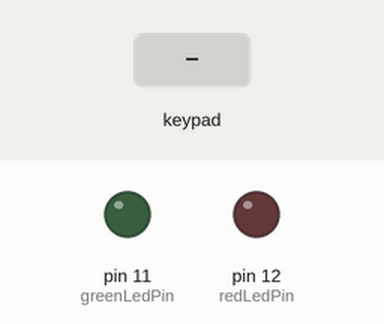
This sketch was run on a simulated Arduino Uno, built with avr-gcc and run on an emulated ATmega328P. On the bench: 12×6 character LCD, output pins drawn as LEDs (lit = HIGH). The inputs (shaded band) are chosen by the test bench.

Above: at 1.2 s.
1.3 s: key '#' pressed
At 3.1 s:
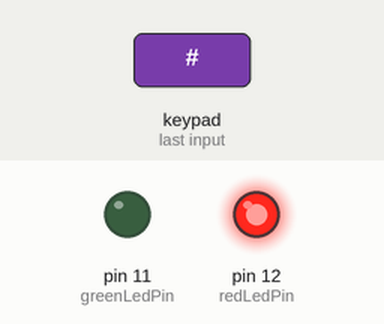
4.3 s: keypad keys 1 2 3 4 # pressed 0.4 s apart
At 9.0 s:
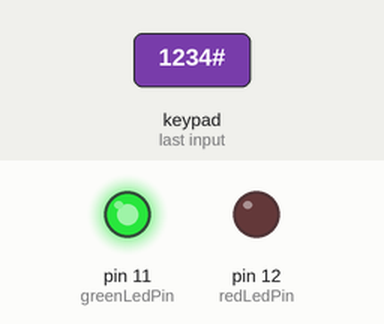
9.3 s: key 'A' pressed
At 12.0 s:
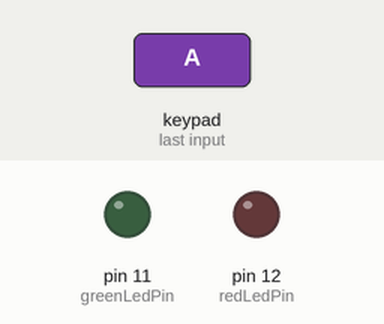
12.3 s: key 'B' pressed
13.8 s: key 'C' pressed
15.3 s: key '*' pressed
Timing chart, 0 to 17.8 s (numbered marks = the images above; inputs shaded):
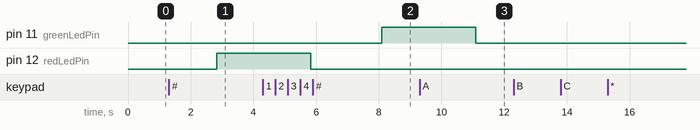

Measured:
- after the input at 1.3 s, pin 12 (redLedPin): LOW → HIGH after 1.5 s
- after the input at 4.3 s, pin 11 (greenLedPin): LOW → HIGH after 3.8 s

The sketch:

code1.2.ino
```cpp
#include <Wire.h>
#include "LCD.h"
#include "MyKeypad.h"

#define MAX_CODE_LENGTH 4

const char* desiredCode = "1234";
const int greenLedPin = 11;
const int redLedPin = 12;

char enteredCode[MAX_CODE_LENGTH + 1];
int codeIndex = 0;
bool checkCode = false;

void displayInitialMessage() {
  lcd.setCursor(0, 0);
  lcd.print("Enter code:");
  lcd.setCursor(0, 1);
  lcd.print("Push # to submit");
  lcd.setCursor(12, 0);
}

void setup() {
  lcd.init();
  lcd.backlight();
  displayInitialMessage();

  pinMode(greenLedPin, OUTPUT);
  pinMode(redLedPin, OUTPUT);

  Serial.begin(9600);
}

void loop() {
  char key = keypad.getKey();

  if (key != NO_KEY) {
    if (key == '#') {
      checkCode = true;
      lcd.clear();
      lcd.print("Checking code...");
      delay(1500);
    } else {
      if (codeIndex < MAX_CODE_LENGTH) {
        enteredCode[codeIndex++] = key;
        lcd.print(key);
      }
    }

    if (checkCode) {
      enteredCode[codeIndex] = '\0';

      if (strcmp(enteredCode, desiredCode) == 0) {
        lcd.clear();
        lcd.print("Valid!");
        digitalWrite(greenLedPin, HIGH);
        digitalWrite(redLedPin, LOW);
        delay(3000);
        digitalWrite(greenLedPin, LOW);
      } else {
        lcd.clear();
        lcd.print("Wrong!");
        digitalWrite(greenLedPin, LOW);
        digitalWrite(redLedPin, HIGH);
        delay(3000);
        digitalWrite(redLedPin, LOW);
      }

      codeIndex = 0;
      checkCode = false;
      lcd.clear();
      displayInitialMessage();
    }
  }
}
```

LCD.h
```cpp
#ifndef LCD_H
#define LCD_H

#include <LiquidCrystal_I2C.h>

#define I2C_ADDR 0x27
#define LCD_WIDTH 12
#define LCD_HEIGHT 6

extern LiquidCrystal_I2C lcd;

#endif
```

LCD.ino
```cpp
#include "LCD.h"

LiquidCrystal_I2C lcd(I2C_ADDR, LCD_WIDTH, LCD_HEIGHT);
```

MyKeypad.h
```cpp
#ifndef MY_KEYPAD_H
#define MY_KEYPAD_H

#include <Keypad.h>

#define ROWS 4
#define COLS 4

extern Keypad keypad;

#endif
```

MyKeypad.ino
```cpp
#include "MyKeypad.h"

char keys[ROWS][COLS] = {
  {'1', '2', '3', 'A'},
  {'4', '5', '6', 'B'},
  {'7', '8', '9', 'C'},
  {'*', '0', '#', 'D'}
};
byte rowPins[ROWS] = {9, 8, 7, 6};
byte colPins[COLS] = {5, 4, 3, 2};

Keypad keypad = Keypad(makeKeymap(keys), rowPins, colPins, ROWS, COLS);
```
